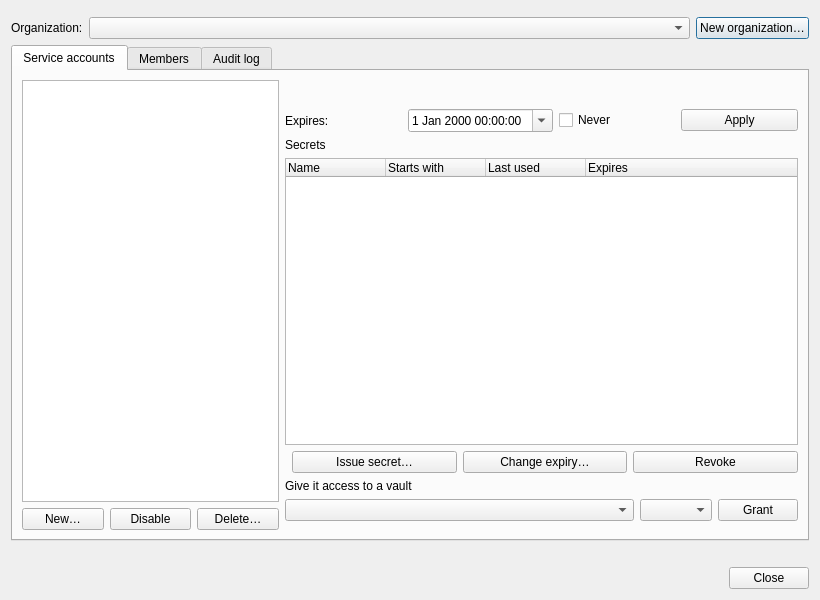
<?xml version="1.0" encoding="UTF-8"?>
<ui version="4.0">
 <class>ServiceAccountsDialog</class>
 <widget class="QDialog" name="ServiceAccountsDialog">
  <property name="geometry">
   <rect>
    <x>0</x>
    <y>0</y>
    <width>820</width>
    <height>600</height>
   </rect>
  </property>
  <property name="windowTitle">
   <string>Organizations</string>
  </property>
  <layout class="QVBoxLayout" name="verticalLayout">
   <item>
    <widget class="MessageWidget" name="messageWidget" native="true"/>
   </item>
   <item>
    <layout class="QHBoxLayout" name="orgRow">
     <item>
      <widget class="QLabel" name="orgLabel">
       <property name="text">
        <string>Organization:</string>
       </property>
       <property name="buddy">
        <cstring>orgCombo</cstring>
       </property>
      </widget>
     </item>
     <item>
      <widget class="VaultComboBox" name="orgCombo">
       <property name="sizePolicy">
        <sizepolicy hsizetype="Expanding" vsizetype="Fixed">
         <horstretch>0</horstretch>
         <verstretch>0</verstretch>
        </sizepolicy>
       </property>
      </widget>
     </item>
     <item>
      <widget class="VaultButton" name="newOrgButton">
       <property name="text">
        <string>New organization…</string>
       </property>
      </widget>
     </item>
    </layout>
   </item>
   <item>
    <widget class="QTabWidget" name="tabs">
     <property name="currentIndex">
      <number>0</number>
     </property>
     <widget class="QWidget" name="accountsTab">
      <attribute name="title">
       <string>Service accounts</string>
      </attribute>
      <layout class="QHBoxLayout" name="accountsLayout" stretch="1,2">
       <item>
        <layout class="QVBoxLayout" name="listLayout">
         <item>
          <widget class="QListWidget" name="accountList">
           <property name="accessibleName">
            <string>Service accounts</string>
           </property>
          </widget>
         </item>
         <item>
          <layout class="QHBoxLayout" name="listButtons">
           <item>
            <widget class="VaultButton" name="newButton">
             <property name="text">
              <string>New…</string>
             </property>
            </widget>
           </item>
           <item>
            <widget class="VaultButton" name="disableButton">
             <property name="text">
              <string>Disable</string>
             </property>
            </widget>
           </item>
           <item>
            <widget class="VaultButton" name="deleteButton">
             <property name="text">
              <string>Delete…</string>
             </property>
            </widget>
           </item>
          </layout>
         </item>
        </layout>
       </item>
       <item>
        <widget class="QWidget" name="detailsWidget" native="true">
         <layout class="QVBoxLayout" name="detailsLayout">
          <property name="leftMargin">
           <number>0</number>
          </property>
          <property name="rightMargin">
           <number>0</number>
          </property>
          <item>
           <widget class="QLabel" name="detailsLabel">
            <property name="wordWrap">
             <bool>true</bool>
            </property>
            <property name="textInteractionFlags">
             <set>Qt::TextSelectableByMouse</set>
            </property>
           </widget>
          </item>
          <item>
           <layout class="QHBoxLayout" name="expiryRow">
            <item>
             <widget class="QLabel" name="expiryLabel">
              <property name="text">
               <string>Expires:</string>
              </property>
              <property name="buddy">
               <cstring>expiryEdit</cstring>
              </property>
             </widget>
            </item>
            <item>
             <widget class="QDateTimeEdit" name="expiryEdit">
              <property name="calendarPopup">
               <bool>true</bool>
              </property>
             </widget>
            </item>
            <item>
             <widget class="VaultCheckBox" name="neverExpiresCheckBox">
              <property name="text">
               <string>Never</string>
              </property>
             </widget>
            </item>
            <item>
             <widget class="VaultButton" name="applyExpiryButton">
              <property name="text">
               <string>Apply</string>
              </property>
             </widget>
            </item>
           </layout>
          </item>
          <item>
           <widget class="QLabel" name="secretsLabel">
            <property name="text">
             <string>Secrets</string>
            </property>
           </widget>
          </item>
          <item>
           <widget class="QTreeWidget" name="secretsTree">
            <property name="rootIsDecorated">
             <bool>false</bool>
            </property>
            <property name="accessibleName">
             <string>Secrets</string>
            </property>
            <column>
             <property name="text">
              <string>Name</string>
             </property>
            </column>
            <column>
             <property name="text">
              <string>Starts with</string>
             </property>
            </column>
            <column>
             <property name="text">
              <string>Last used</string>
             </property>
            </column>
            <column>
             <property name="text">
              <string>Expires</string>
             </property>
            </column>
           </widget>
          </item>
          <item>
           <layout class="QHBoxLayout" name="secretButtons">
            <item>
             <spacer name="secretButtonsSpacer">
              <property name="orientation">
               <enum>Qt::Horizontal</enum>
              </property>
             </spacer>
            </item>
            <item>
             <widget class="VaultButton" name="issueButton">
              <property name="text">
               <string>Issue secret…</string>
              </property>
             </widget>
            </item>
            <item>
             <widget class="VaultButton" name="secretExpiryButton">
              <property name="text">
               <string>Change expiry…</string>
              </property>
             </widget>
            </item>
            <item>
             <widget class="VaultButton" name="revokeButton">
              <property name="text">
               <string>Revoke</string>
              </property>
             </widget>
            </item>
           </layout>
          </item>
          <item>
           <widget class="QLabel" name="vaultAccessLabel">
            <property name="text">
             <string>Give it access to a vault</string>
            </property>
           </widget>
          </item>
          <item>
           <layout class="QHBoxLayout" name="grantRow">
            <item>
             <widget class="VaultComboBox" name="vaultCombo">
              <property name="sizePolicy">
               <sizepolicy hsizetype="Expanding" vsizetype="Fixed">
                <horstretch>0</horstretch>
                <verstretch>0</verstretch>
               </sizepolicy>
              </property>
             </widget>
            </item>
            <item>
             <widget class="VaultComboBox" name="vaultRoleCombo"/>
            </item>
            <item>
             <widget class="VaultButton" name="grantButton">
              <property name="text">
               <string>Grant</string>
              </property>
             </widget>
            </item>
           </layout>
          </item>
         </layout>
        </widget>
       </item>
      </layout>
     </widget>
     <widget class="QWidget" name="membersTab">
      <attribute name="title">
       <string>Members</string>
      </attribute>
      <layout class="QVBoxLayout" name="membersLayout">
       <item>
        <widget class="QLabel" name="membersIntro">
         <property name="text">
          <string>Members who accepted an invitation get their keys once an owner or admin confirms them here. Owners and admins get every vault of the organization; for other members, pick the vaults. Removing a member gives the vaults they could open a new key.</string>
         </property>
         <property name="wordWrap">
          <bool>true</bool>
         </property>
        </widget>
       </item>
       <item>
        <widget class="QTreeWidget" name="membersTree">
         <property name="rootIsDecorated">
          <bool>false</bool>
         </property>
         <property name="accessibleName">
          <string>Members</string>
         </property>
         <column>
          <property name="text">
           <string>Email</string>
          </property>
         </column>
         <column>
          <property name="text">
           <string>Role</string>
          </property>
         </column>
         <column>
          <property name="text">
           <string>Status</string>
          </property>
         </column>
         <column>
          <property name="text">
           <string>Fingerprint</string>
          </property>
         </column>
        </widget>
       </item>
       <item>
        <layout class="QHBoxLayout" name="memberButtons">
         <item>
          <spacer name="memberButtonsSpacer">
           <property name="orientation">
            <enum>Qt::Horizontal</enum>
           </property>
          </spacer>
         </item>
         <item>
          <widget class="VaultButton" name="removeMemberButton">
           <property name="text">
            <string>Remove…</string>
           </property>
          </widget>
         </item>
         <item>
          <widget class="VaultButton" name="changeRoleButton">
           <property name="text">
            <string>Change role…</string>
           </property>
          </widget>
         </item>
         <item>
          <widget class="VaultButton" name="confirmMemberButton">
           <property name="text">
            <string>Confirm…</string>
           </property>
          </widget>
         </item>
        </layout>
       </item>
       <item>
        <widget class="QLabel" name="invitationsLabel">
         <property name="text">
          <string>Pending invitations</string>
         </property>
        </widget>
       </item>
       <item>
        <widget class="QTreeWidget" name="invitationsTree">
         <property name="rootIsDecorated">
          <bool>false</bool>
         </property>
         <property name="accessibleName">
          <string>Pending invitations</string>
         </property>
         <column>
          <property name="text">
           <string>Email</string>
          </property>
         </column>
         <column>
          <property name="text">
           <string>Role</string>
          </property>
         </column>
         <column>
          <property name="text">
           <string>Expires</string>
          </property>
         </column>
        </widget>
       </item>
       <item>
        <layout class="QHBoxLayout" name="invitationButtons">
         <item>
          <spacer name="invitationButtonsSpacer">
           <property name="orientation">
            <enum>Qt::Horizontal</enum>
           </property>
          </spacer>
         </item>
         <item>
          <widget class="VaultButton" name="cancelInvitationButton">
           <property name="text">
            <string>Cancel invitation</string>
           </property>
          </widget>
         </item>
         <item>
          <widget class="VaultButton" name="inviteButton">
           <property name="text">
            <string>Invite…</string>
           </property>
          </widget>
         </item>
        </layout>
       </item>
      </layout>
     </widget>
     <widget class="QWidget" name="auditTab">
      <attribute name="title">
       <string>Audit log</string>
      </attribute>
      <layout class="QVBoxLayout" name="auditLayout">
       <item>
        <widget class="QTreeWidget" name="auditTree">
         <property name="rootIsDecorated">
          <bool>false</bool>
         </property>
         <property name="accessibleName">
          <string>Audit log</string>
         </property>
         <column>
          <property name="text">
           <string>Time</string>
          </property>
         </column>
         <column>
          <property name="text">
           <string>Who</string>
          </property>
         </column>
         <column>
          <property name="text">
           <string>Action</string>
          </property>
         </column>
         <column>
          <property name="text">
           <string>Target</string>
          </property>
         </column>
         <column>
          <property name="text">
           <string>IP address</string>
          </property>
         </column>
        </widget>
       </item>
       <item>
        <layout class="QHBoxLayout" name="auditButtons">
         <item>
          <spacer name="auditButtonsSpacer">
           <property name="orientation">
            <enum>Qt::Horizontal</enum>
           </property>
          </spacer>
         </item>
         <item>
          <widget class="VaultButton" name="loadMoreButton">
           <property name="text">
            <string>Load more</string>
           </property>
          </widget>
         </item>
        </layout>
       </item>
      </layout>
     </widget>
    </widget>
   </item>
   <item>
    <widget class="QLabel" name="statusLabel"/>
   </item>
   <item>
    <widget class="QDialogButtonBox" name="buttonBox">
     <property name="standardButtons">
      <set>QDialogButtonBox::Close</set>
     </property>
    </widget>
   </item>
  </layout>
 </widget>
 <customwidgets>
  <customwidget>
   <class>MessageWidget</class>
   <extends>QWidget</extends>
   <header>gui/MessageWidget.h</header>
   <container>1</container>
  </customwidget>
  <customwidget>
   <class>VaultButton</class>
   <extends>QPushButton</extends>
   <header>gui/vault/VaultControls.h</header>
  </customwidget>
  <customwidget>
   <class>VaultCheckBox</class>
   <extends>QCheckBox</extends>
   <header>gui/vault/VaultControls.h</header>
  </customwidget>
  <customwidget>
   <class>VaultComboBox</class>
   <extends>QComboBox</extends>
   <header>gui/vault/VaultControls.h</header>
  </customwidget>
 </customwidgets>
 <resources/>
 <connections/>
</ui>
